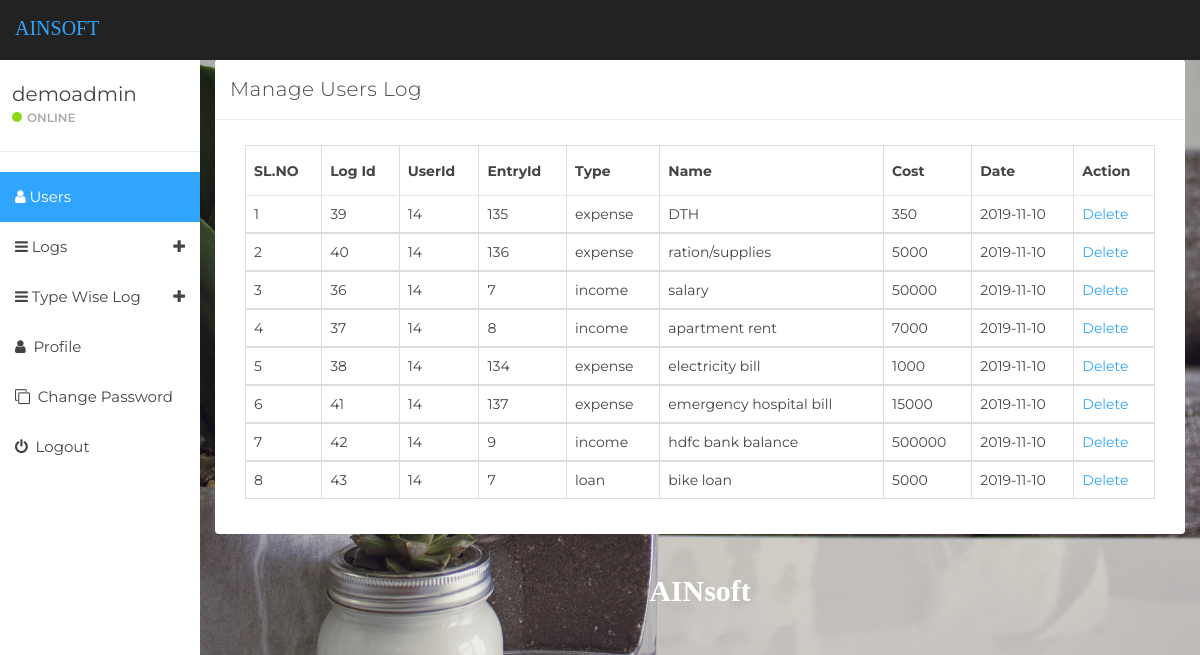
Screenshot of /insertedlog.php (signed in) with the database file from the repository.
### tables this page shows
CREATE TABLE IF NOT EXISTS `log` (
  `lid` int(11) NOT NULL AUTO_INCREMENT,
  `UserId` int(10) NOT NULL,
  `ID` int(10) NOT NULL,
  `type` varchar(30) NOT NULL,
  `name` varchar(30) NOT NULL,
  `cost` int(10) NOT NULL,
  `action` varchar(10) NOT NULL,
  `time` date NOT NULL,
  PRIMARY KEY (`lid`)
);

### insertedlog.php (the view, shortened to what this page needs)
  <?php
if (strlen($_SESSION['detsaid']==0)) {
  header('location:logout.php');
  } else{
?>
<!DOCTYPE html>
<html>
<head>
	<link href="css/bootstrap.min.css" rel="stylesheet">
	<link href="css/font-awesome.min.css" rel="stylesheet">
	<link href="css/datepicker3.css" rel="stylesheet">
	<link href="css/styles.css" rel="stylesheet">
</head>
<body>
	<?php include_once('includesadmin/header.php');?>
	<?php include_once('includesadmin/sidebar.php');?>
	<div class="col-sm-9 col-sm-offset-3 col-lg-10 col-lg-offset-2 main">
		<div class="row">
			<div class="col-lg-12">
				<div class="panel panel-default">
					<div class="panel-heading">Manage Users Log</div>
					<div class="panel-body">
						<div class="col-md-12">
							<div class="table-responsive">
            <table class="table table-bordered mg-b-0">
              <thead>
                <tr>
				 <th>SL.NO</th>
                  <th>Log Id</th>
				  <th>UserId</th>
                  <th>EntryId</th>
				  <th>Type</th>
                  <th>Name</th>
                  <th>Cost</th>
				   <th>Date</th>
                  <th>Action</th>
                </tr>
              </thead>
              <?php
$ret=mysqli_query($con,"select * from log where action='inserted';");
$cnt=1;
while ($row=mysqli_fetch_array($ret)) {
?>
              <tbody>
                <tr>
                  <td><?php echo $cnt;?></td>
                  <td><?php  echo $row['lid'];?></td>
                  <td><?php  echo $row['UserId'];?></td>
                  <td><?php  echo $row['ID'];?></td>
                  <td><?php  echo $row['type'];?></td>
				  <td><?php  echo $row['name'];?></td>
				  <td><?php  echo $row['cost'];?></td>
				  <td><?php  echo $row['time'];?></td>
                  <td><a href="insertedlog.php?delid=<?php echo $row['ID'];?>">Delete</a>
                </tr>
                <?php
$cnt=$cnt+1;
}?>
              </tbody>
            </table>
          </div>
						</div>
					</div>
				</div>
			</div>
			<?php include_once('includesadmin/footer.php');?>
		</div>
	</div>
</body>
</html>
<?php }  ?>

### includesadmin/sidebar.php (shortened to what this page needs)
<?php
include('includes/dbconnection.php');
?>
<div id="sidebar-collapse" class="col-sm-3 col-lg-2 sidebar">
        <div class="profile-sidebar">
            <div class="profile-usertitle">
                <?php
$aid=$_SESSION['detsaid'];
$ret=mysqli_query($con,"select FullName from tbladmin where ID='$aid'");
$row=mysqli_fetch_array($ret);
$name=$row['FullName'];
?>
                <div class="profile-usertitle-name"><?php echo $name; ?></div>
                <div class="profile-usertitle-status"><span class="indicator label-success"></span>Online</div>
            </div>
        </div>
        <ul class="nav menu">
            <li class="active"><a href="adminmanager.php"><em class="fa fa-user">&nbsp;</em>Users</a></li>
			<li class="parent "><a data-toggle="collapse" href="#sub-item-5">
                <em class="fa fa-navicon">&nbsp;</em>Logs <span data-toggle="collapse" href="#sub-item-1" class="icon pull-right"><em class="fa fa-plus"></em></span>
                </a>
            </li>
  <li class="parent "><a data-toggle="collapse" href="#sub-item-6">
                <em class="fa fa-navicon">&nbsp;</em>Type Wise Log <span data-toggle="collapse" href="#sub-item-1" class="icon pull-right"><em class="fa fa-plus"></em></span>
                </a>
            </li>
            <li><a href="admin-profile.php"><em class="fa fa-user">&nbsp;</em> Profile</a></li>
             <li><a href="admin-password.php"><em class="fa fa-clone">&nbsp;</em> Change Password</a></li>
<li><a href="adminlogout.php"><em class="fa fa-power-off">&nbsp;</em> Logout</a></li>
        </ul>
    </div>

### css/styles.css (style rules this page uses)
body { background: #f1f4f7; padding-top: 60px; font-size: 14px; color: #444444; font-family: "Montserrat", "Helvetica Neue", Helvetica, Arial, sans-serif; }
a, a:hover, a:focus { color: #30a5ff; }
.label-success { background-color: #8ad919; }
.panel { border: 0; }
.panel-heading { font-size: 20px; font-weight: 300; letter-spacing: 0.025em; height: 60px; line-height: 38px; }
.panel-default .panel-heading { background: #fff; border-bottom: 1px solid #e9ecf2; color: #444444; }
.sidebar { display: block; padding: 0; display: none; box-shadow: none; background: #fff; }
.sidebar ul { margin: 20px 0px; }
@media (min-width: 768px) { .sidebar { display: block; position: fixed; top: 60px; bottom: 0; left: 0; z-index: 1000; display: block; margin: 0; padding: 0; overflow-x: hidden; overflow-y: auto; } }
.sidebar ul.nav .active a, .sidebar ul.nav li.parent a.active, .sidebar ul.nav .active > a:hover, .sidebar ul.nav li.parent a.active:hover, .sidebar ul.nav .active > a:focus, .sidebar ul.nav li.parent a.active:focus { color: #fff; background-color: #30a5ff; }
.sidebar ul.nav li a { height: 50px; font-size: 15px; line-height: 2em; color: #444444; }
.profile-sidebar { padding: 10px 0; border-bottom: 1px solid #e9ecf2; }
.indicator { width: 10px; height: 10px; display: inline-block; border-radius: 9999px; margin-right: 5px; }
.profile-usertitle { float: left; text-align: left; margin: 10px 0 0 12px; }
.profile-usertitle-name { font-size: 20px; margin-bottom: 0px; }
.profile-usertitle-status { text-transform: uppercase; color: #AAA; font-size: 12px; font-weight: 600; margin-bottom: 15px; }
.table { background: #fff; }
.table > thead > tr > th { border-bottom: 1px solid #e6e7e8; vertical-align: middle; height: 50px; }

### insertedlog.php (style rules this page uses)
body { background-image: url('includes/dash.jpg'); background-repeat: no-repeat; background-attachment: fixed; background-size: cover; }

### rows the page displays
log: lid "39", UserId "14", ID "135", type "expense", name "DTH", cost "350", time "2019-11-10"
log: lid "40", UserId "14", ID "136", type "expense", name "ration/supplies", cost "5000", time "2019-11-10"
log: lid "36", UserId "14", ID "7", type "income", name "salary", cost "50000", time "2019-11-10"
log: lid "37", UserId "14", ID "8", type "income", name "apartment rent", cost "7000", time "2019-11-10"
log: lid "38", UserId "14", ID "134", type "expense", name "electricity bill", cost "1000", time "2019-11-10"
log: lid "41", UserId "14", ID "137", type "expense", name "emergency hospital bill", cost "15000", time "2019-11-10"
log: lid "42", UserId "14", ID "9", type "income", name "hdfc bank balance", cost "500000", time "2019-11-10"
log: lid "43", UserId "14", ID "7", type "loan", name "bike loan", cost "5000", time "2019-11-10"

### other values shown
$name "demoadmin"
